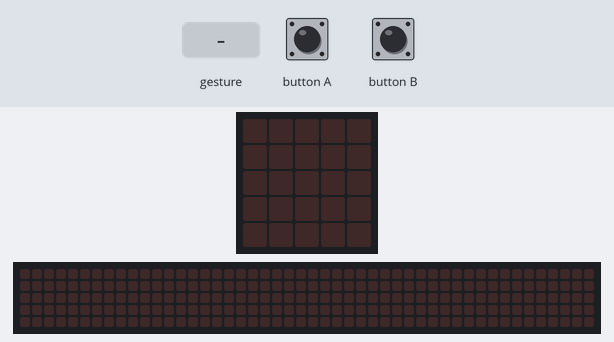
A program run on a simulated BBC micro:bit running MicroPython. Shown: the board's 5×5 LED display, a strip that is not on the board, showing the scrolling text unrolled. The inputs (shaded band) are chosen by the test bench. A tilt is held for 1.5 s and a shake lasts 1 s, then the board lies face up again; the 48×5 strip is a reading aid, not a part: it shows the text the display is scrolling, unrolled, one strip-width of it at a time.

Above: at 1.2 s.
1.3 s: button B pressed for 0.15 s
At 1.37 s:
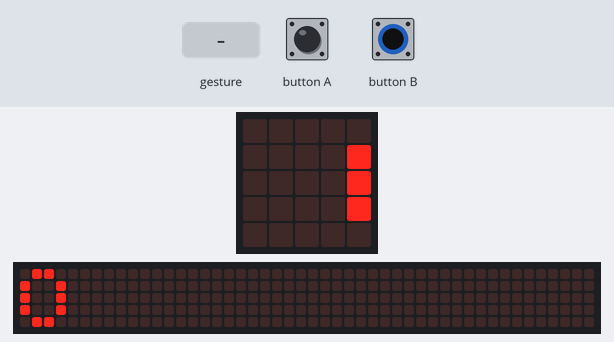
4.3 s: button A pressed for 0.15 s
At 5.0 s:
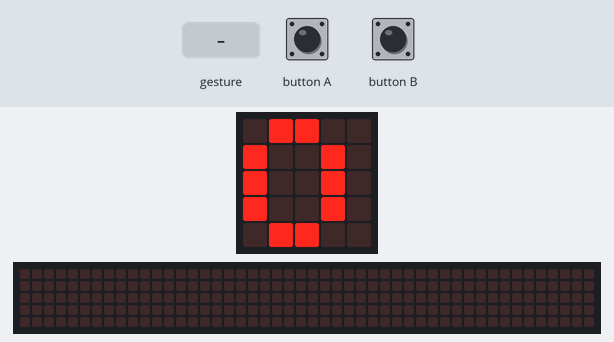
5.9 s: gesture 'up'
At 6.3 s:
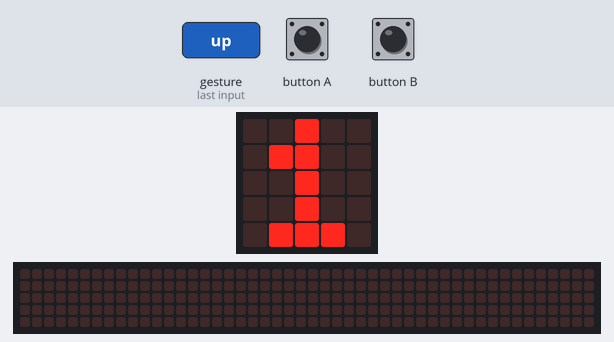
7.5 s: button B pressed for 1 s
At 7.57 s:
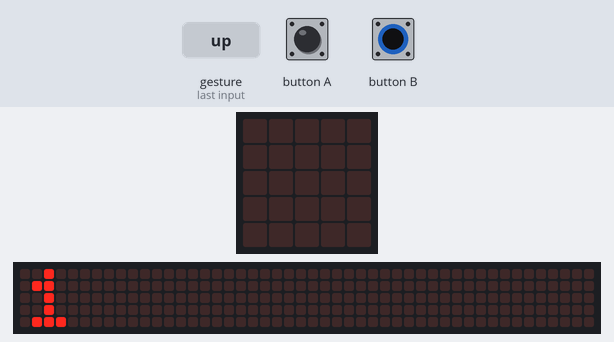
Timing chart, 0 to 10.5 s (numbered marks = the images above; inputs shaded):
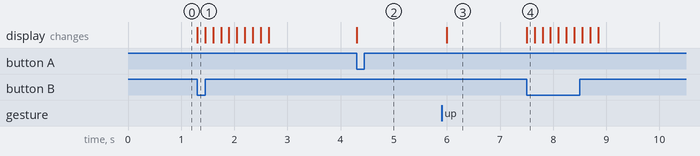

Measured:
- after the input at 1.3 s, the display: changes at once (image 1)
- after the input at 4.3 s, the display: changes at once (image 2)
- after the input at 5.9 s, the display: changes after 0.10 s (image 3)
- after the input at 7.5 s, the display: changes at once (image 4)

The program:

step_counter_ygs_Sean.py
```python
# -*- coding: utf-8 -*-
"""
Created on Wed Oct 21 16:17:34 2020

@author: dougb
"""

from microbit import *

steps = 0

while True:

    if accelerometer.was_gesture("up"):
        steps = steps + 1
        display.show(steps)

    if button_a.was_pressed():
        steps = 0
        display.show(steps)

    if button_b.was_pressed():
        display.scroll(steps)
```
